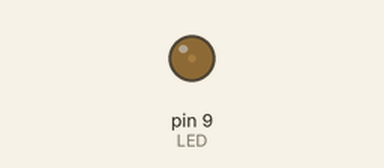
Recording of a sketch running on a simulated Arduino Uno, built with avr-gcc and run on an emulated ATmega328P. Shown: output pins drawn as LEDs (lit = HIGH).

Above: at 0.05 s.
At 0.3 s:
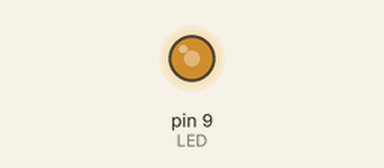
At 0.45 s:
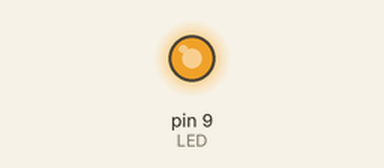
At 0.85 s:
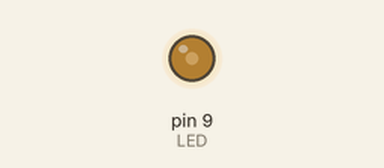
Timing chart, 0 to 3.0 s (numbered marks = the images above):
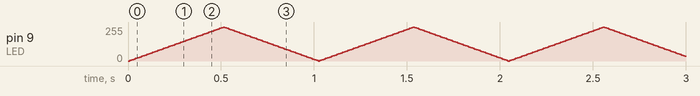

The sketch:

fade.ino
```cpp
#define LED 9

int brightness = 0;
int step = 5;

void setup()  {
  pinMode(LED, OUTPUT);
}

void loop()  {
  analogWrite(LED, brightness);

  brightness = brightness + step;

  if (brightness == 0 || brightness == 255) {
    step = -step;
  }

  delay(10);
}
```
